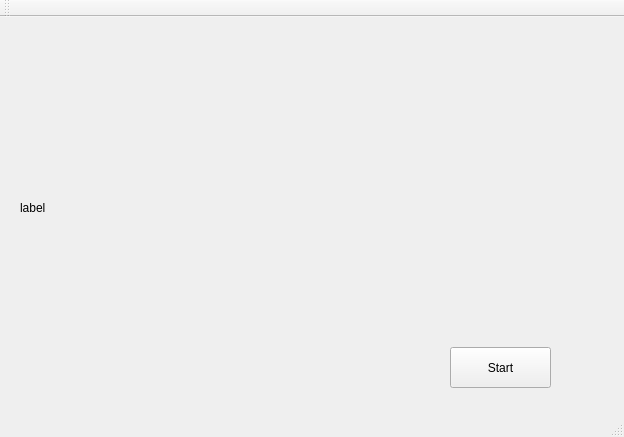
<?xml version="1.0" encoding="UTF-8"?>
<ui version="4.0">
 <class>MainWindow</class>
 <widget class="QMainWindow" name="MainWindow">
  <property name="geometry">
   <rect>
    <x>0</x>
    <y>0</y>
    <width>624</width>
    <height>437</height>
   </rect>
  </property>
  <property name="windowTitle">
   <string>MainWindow</string>
  </property>
  <widget class="QWidget" name="centralWidget">
   <widget class="QLabel" name="label">
    <property name="geometry">
     <rect>
      <x>20</x>
      <y>10</y>
      <width>371</width>
      <height>361</height>
     </rect>
    </property>
    <property name="text">
     <string>label</string>
    </property>
   </widget>
   <widget class="QWidget" name="gridLayoutWidget">
    <property name="geometry">
     <rect>
      <x>410</x>
      <y>10</y>
      <width>201</width>
      <height>171</height>
     </rect>
    </property>
    <layout class="QGridLayout" name="gridLayout"/>
   </widget>
   <widget class="QWidget" name="gridLayoutWidget_2">
    <property name="geometry">
     <rect>
      <x>410</x>
      <y>210</y>
      <width>201</width>
      <height>80</height>
     </rect>
    </property>
    <layout class="QGridLayout" name="gridLayout_2"/>
   </widget>
   <widget class="QPushButton" name="pushButton">
    <property name="geometry">
     <rect>
      <x>450</x>
      <y>330</y>
      <width>101</width>
      <height>41</height>
     </rect>
    </property>
    <property name="styleSheet">
     <string notr="true">alternate-background-color: rgb(85, 0, 255);</string>
    </property>
    <property name="text">
     <string>Start</string>
    </property>
   </widget>
  </widget>
  <widget class="QMenuBar" name="menuBar">
   <property name="geometry">
    <rect>
     <x>0</x>
     <y>0</y>
     <width>624</width>
     <height>17</height>
    </rect>
   </property>
  </widget>
  <widget class="QToolBar" name="mainToolBar">
   <attribute name="toolBarArea">
    <enum>TopToolBarArea</enum>
   </attribute>
   <attribute name="toolBarBreak">
    <bool>false</bool>
   </attribute>
  </widget>
  <widget class="QStatusBar" name="statusBar"/>
 </widget>
 <layoutdefault spacing="6" margin="11"/>
 <resources/>
 <connections/>
</ui>
